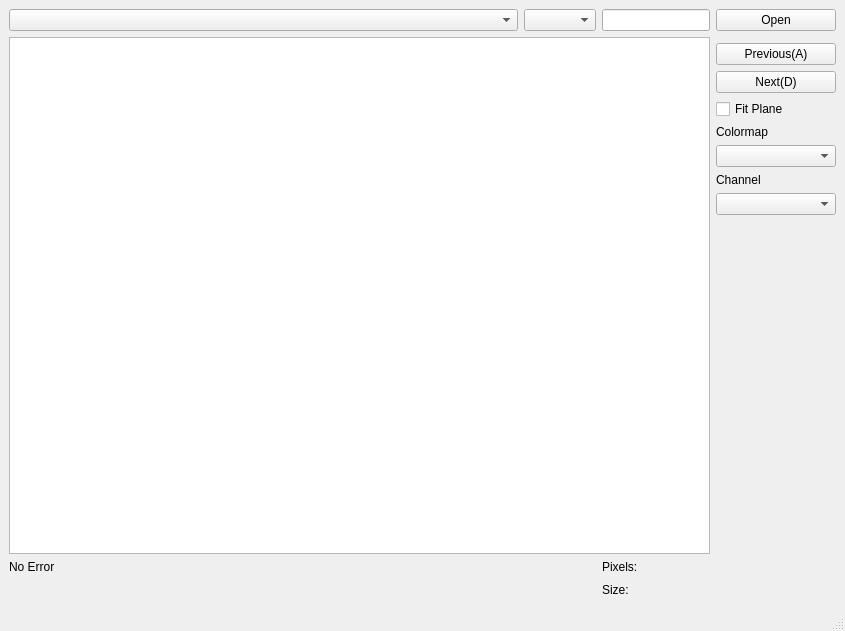
<?xml version="1.0" encoding="UTF-8"?>
<ui version="4.0">
 <class>MainWindow</class>
 <widget class="QMainWindow" name="MainWindow">
  <property name="enabled">
   <bool>true</bool>
  </property>
  <property name="geometry">
   <rect>
    <x>0</x>
    <y>0</y>
    <width>845</width>
    <height>631</height>
   </rect>
  </property>
  <property name="windowTitle">
   <string>MainWindow</string>
  </property>
  <widget class="QWidget" name="centralwidget">
   <layout class="QGridLayout" name="gridLayout_2">
    <item row="0" column="0">
     <layout class="QGridLayout" name="gridLayout">
      <item row="13" column="2">
       <widget class="QLabel" name="label_size">
        <property name="text">
         <string>Size:</string>
        </property>
       </widget>
      </item>
      <item row="3" column="3">
       <widget class="QPushButton" name="previousButton">
        <property name="sizePolicy">
         <sizepolicy hsizetype="Fixed" vsizetype="Fixed">
          <horstretch>0</horstretch>
          <verstretch>0</verstretch>
         </sizepolicy>
        </property>
        <property name="minimumSize">
         <size>
          <width>120</width>
          <height>20</height>
         </size>
        </property>
        <property name="text">
         <string>Previous(A)</string>
        </property>
       </widget>
      </item>
      <item row="13" column="0">
       <spacer name="horizontalSpacer">
        <property name="orientation">
         <enum>Qt::Horizontal</enum>
        </property>
        <property name="sizeHint" stdset="0">
         <size>
          <width>40</width>
          <height>20</height>
         </size>
        </property>
       </spacer>
      </item>
      <item row="7" column="3">
       <widget class="QComboBox" name="comboBox_colormap"/>
      </item>
      <item row="0" column="2">
       <widget class="QLineEdit" name="lineEdit_findex">
        <property name="sizePolicy">
         <sizepolicy hsizetype="Minimum" vsizetype="Fixed">
          <horstretch>0</horstretch>
          <verstretch>0</verstretch>
         </sizepolicy>
        </property>
        <property name="font">
         <font>
          <weight>50</weight>
          <bold>false</bold>
         </font>
        </property>
        <property name="frame">
         <bool>true</bool>
        </property>
        <property name="alignment">
         <set>Qt::AlignRight|Qt::AlignTrailing|Qt::AlignVCenter</set>
        </property>
       </widget>
      </item>
      <item row="2" column="0" rowspan="10" colspan="3">
       <widget class="ImageView" name="graphicsView"/>
      </item>
      <item row="4" column="3">
       <widget class="QPushButton" name="nextButton">
        <property name="enabled">
         <bool>true</bool>
        </property>
        <property name="sizePolicy">
         <sizepolicy hsizetype="Fixed" vsizetype="Fixed">
          <horstretch>0</horstretch>
          <verstretch>0</verstretch>
         </sizepolicy>
        </property>
        <property name="minimumSize">
         <size>
          <width>120</width>
          <height>20</height>
         </size>
        </property>
        <property name="text">
         <string>Next(D)</string>
        </property>
       </widget>
      </item>
      <item row="5" column="3">
       <widget class="QCheckBox" name="checkBox_fitPlane">
        <property name="text">
         <string>Fit Plane</string>
        </property>
       </widget>
      </item>
      <item row="10" column="3">
       <spacer name="verticalSpacer">
        <property name="orientation">
         <enum>Qt::Vertical</enum>
        </property>
        <property name="sizeHint" stdset="0">
         <size>
          <width>20</width>
          <height>40</height>
         </size>
        </property>
       </spacer>
      </item>
      <item row="0" column="0">
       <widget class="QComboBox" name="comboBox_fname"/>
      </item>
      <item row="0" column="3">
       <widget class="QPushButton" name="openButton">
        <property name="sizePolicy">
         <sizepolicy hsizetype="Fixed" vsizetype="Fixed">
          <horstretch>0</horstretch>
          <verstretch>0</verstretch>
         </sizepolicy>
        </property>
        <property name="minimumSize">
         <size>
          <width>120</width>
          <height>20</height>
         </size>
        </property>
        <property name="text">
         <string>Open</string>
        </property>
       </widget>
      </item>
      <item row="12" column="2">
       <widget class="QLabel" name="label_pixels">
        <property name="text">
         <string>Pixels:</string>
        </property>
       </widget>
      </item>
      <item row="6" column="3">
       <widget class="QLabel" name="label_colormap">
        <property name="text">
         <string>Colormap</string>
        </property>
       </widget>
      </item>
      <item row="0" column="1">
       <widget class="QComboBox" name="comboBox_fileType"/>
      </item>
      <item row="12" column="0">
       <widget class="QLabel" name="label_errMsg">
        <property name="text">
         <string>No Error</string>
        </property>
       </widget>
      </item>
      <item row="8" column="3">
       <widget class="QLabel" name="label_channel">
        <property name="text">
         <string>Channel</string>
        </property>
       </widget>
      </item>
      <item row="9" column="3">
       <widget class="QComboBox" name="comboBox_channel"/>
      </item>
     </layout>
    </item>
   </layout>
  </widget>
  <widget class="QMenuBar" name="menubar">
   <property name="geometry">
    <rect>
     <x>0</x>
     <y>0</y>
     <width>845</width>
     <height>26</height>
    </rect>
   </property>
  </widget>
  <widget class="QStatusBar" name="statusbar"/>
 </widget>
 <customwidgets>
  <customwidget>
   <class>ImageView</class>
   <extends>QGraphicsView</extends>
   <header>pyqtgraph</header>
  </customwidget>
 </customwidgets>
 <resources/>
 <connections/>
</ui>
